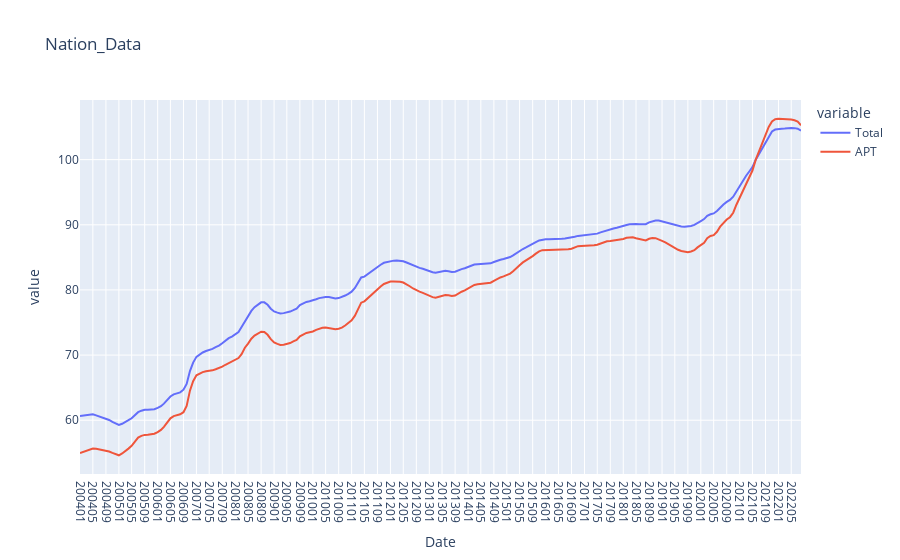

Notebook code cell kept with this figure:
### Code cell
#월간 종합주택과 아파트를 비교


import plotly.express as px
df = monthly_nation
fig = px.line(df, x='Date', y=df.columns,
              hover_data={"Date": "%Y%m"},
              title='Nation_Data')
fig.update_xaxes(
    dtick="M4",
    tickformat="%Y%m",
    ticklabelmode="period")
fig.show()

### Figure 1 — Plotly figure (JSON) as saved in the notebook; plotly's stock layout.template omitted (floating-point values rounded to 4 significant figures; data arrays with more than 128 entries replaced by an {"elided": "..."} marker saying what was removed)
{"data": [{"hovertemplate": "variable=Total<br>Date=%{x%Y%m}<br>value=%{y}<extra></extra>", "legendgroup": "Total", "line": {"color": "#636efa", "dash": "solid"}, "marker": {"symbol": "circle"}, "mode": "lines", "name": "Total", "orientation": "v", "showlegend": true, "type": "scatter", "x": {"elided": "224 str values"}, "xaxis": "x", "y": {"elided": "224 float values"}, "yaxis": "y"}, {"hovertemplate": "variable=APT<br>Date=%{x%Y%m}<br>value=%{y}<extra></extra>", "legendgroup": "APT", "line": {"color": "#EF553B", "dash": "solid"}, "marker": {"symbol": "circle"}, "mode": "lines", "name": "APT", "orientation": "v", "showlegend": true, "type": "scatter", "x": {"elided": "224 str values"}, "xaxis": "x", "y": {"elided": "224 float values"}, "yaxis": "y"}], "layout": {"legend": {"title": {"text": "variable"}, "tracegroupgap": 0}, "title": {"text": "Nation_Data"}, "xaxis": {"anchor": "y", "domain": [0, 1], "dtick": "M4", "tickformat": "%Y%m", "ticklabelmode": "period", "title": {"text": "Date"}}, "yaxis": {"anchor": "x", "domain": [0, 1], "title": {"text": "value"}}}}
